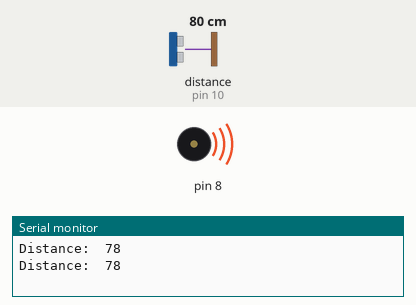
Simulated run of this sketch. Board: Arduino Uno, built with avr-gcc and run on an emulated ATmega328P. Shown: buzzer (waves = sounding), the last lines printed to the serial monitor. Wiring (inferred from the names in the program): ultrasonic range finder: trigger pin 9; echo pin 10. The inputs (shaded band) are chosen by the test bench; at power-on: distance to the obstacle (sensor on pin 10) 80 cm. The echo pulse lasts 58.3 µs per cm.

Above: at 0.91 s.
1.7 s: distance to the obstacle (sensor on pin 10) set to 23 cm
5.2 s: distance to the obstacle (sensor on pin 10) set to 20 cm
At 6.0 s:
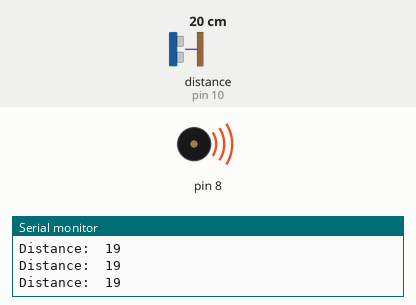
8.9 s: distance to the obstacle (sensor on pin 10) set to 120 cm
At 10.0 s:
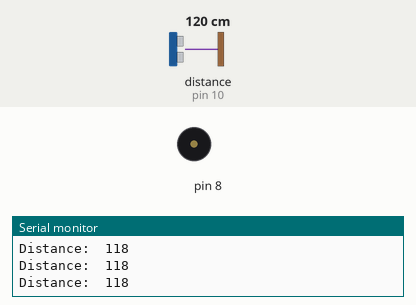
10.4 s: distance to the obstacle (sensor on pin 10) set to 107 cm
11.9 s: distance to the obstacle (sensor on pin 10) set to 99 cm
At 12.6 s:
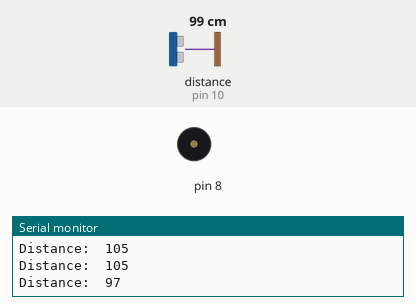
Timing chart, 0 to 16.4 s (numbered marks = the images above; inputs shaded):
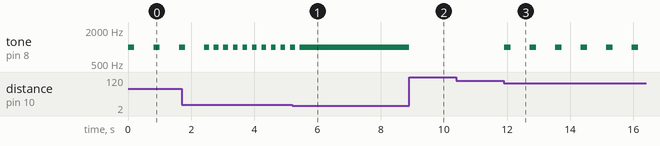

The sketch:

sensecane.project1.code.ino
```cpp
const int trigPin = 9;
const int echoPin = 10;

long duration;
int  distance;

void setup() {
pinMode(trigPin, OUTPUT);
pinMode(echoPin, INPUT);
Serial.begin(9600);
}

void  loop()
{
  digitalWrite(trigPin, LOW);
  delayMicroseconds(2);
  digitalWrite(trigPin,  HIGH);
  delayMicroseconds(10);
  digitalWrite(trigPin, LOW);
  duration  = pulseIn(echoPin, HIGH);
  distance= duration*0.034/2;
  Serial.print("Distance:  ");
  Serial.println(distance);


// Buzzer feedback
pinMode(8, OUTPUT);

if (duration == 0) {
  noTone(8);
  delay(100);
}

// Very close obstacle
else if (distance <= 20) {
  tone(8, 1000);
  delay(100);
}

// Medium distance
else if (distance <= 50) {
  tone(8, 1000);
  delay(150);
  noTone(8);
  delay(150);
}

// Far obstacle
else if (distance <= 100) {
  tone(8, 1000);
  delay(200);
  noTone(8);
  delay(600);
}

// No nearby obstacle
else {
  noTone(8);
  delay(100);
}
}
```

Measured:
- the behaviour switches between 22 and 21 cm on distance to the obstacle (sensor on pin 10) (found by bisection; images 0 and 1)
- the behaviour switches between 103 and 102 cm on distance to the obstacle (sensor on pin 10) (found by bisection; images 2 and 3)
- after the input at 5.2 s, tone on pin 8: goes on until 5.4 s, then stays 1000 Hz
- after the input at 8.9 s, tone on pin 8: 1000 Hz → silent at once
- after the input at 11.9 s, tone on pin 8: alternates 1000 Hz for 0.20 s and silent for 0.61 s, starting at once
- by itself, tone on pin 8: repeats every 0.30 s: 1000 Hz 0.15 s, silent 0.15 s
